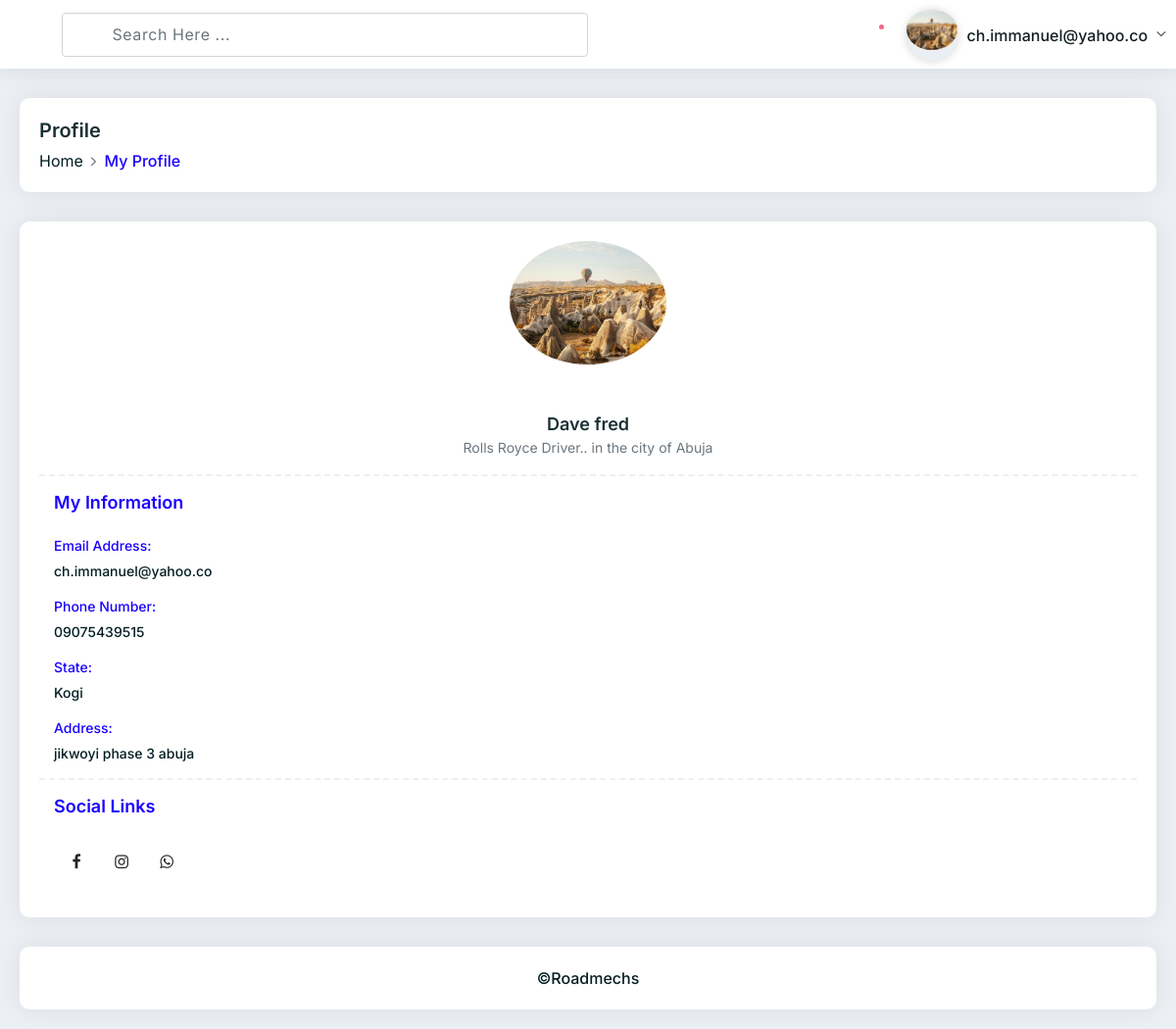
/view/myprofile_d.php (signed in), run on the app's committed database.
### tables this page shows
CREATE TABLE `users` (
  `id` bigint(250) NOT NULL,
  `fullname` varchar(50) DEFAULT NULL,
  `email` varchar(50) DEFAULT NULL,
  `password` varchar(255) NOT NULL,
  `bio` varchar(100) DEFAULT NULL,
  `state` varchar(50) DEFAULT NULL,
  `profile_pic` varchar(250) DEFAULT 'default_img.png',
  `phone_no` varchar(50) DEFAULT NULL,
  `pay_rate` bigint(50) DEFAULT 0,
  `wallet` varchar(255) DEFAULT NULL,
  `address` varchar(100) DEFAULT NULL,
  `fb_uname` varchar(50) DEFAULT NULL,
  `wa_no` varchar(50) DEFAULT NULL,
  `insta_uname` varchar(50) DEFAULT NULL,
  `notification` int(10) NOT NULL DEFAULT 0 COMMENT ' 1= checked, 0 = unchecked',
  `role` varchar(100) NOT NULL
);

### functions.php (called while the page is built, shortened)
<?php
function getUserProfile($conn, $email) {
    $stmt = $conn->prepare("SELECT * FROM users WHERE email=?");
    $stmt->bind_param("s", $email);
    $stmt->execute();
    $user = $stmt->get_result()->fetch_assoc();
    $profile = [];
    $profile['profile_pic'] = !empty($user['profile_pic']) ? "../uploads/" . $user['profile_pic'] : "../uploads/default_img.png";
    $profile['fullname']    = !empty($user['fullname']) ? $user['fullname'] : "User";
    $profile['email']    = !empty($user['email']) ? $user['email'] : "No Email";
    $profile['bio']         = !empty($user['bio']) ? $user['bio'] : "No bio provided";
    $profile['phone_no']    = !empty($user['phone_no']) ? $user['phone_no'] : "N/A";
    $profile['state']       = !empty($user['state']) ? $user['state'] : "N/A";
    $profile['address']     = !empty($user['address']) ? nl2br($user['address']) : "N/A";
    $profile['pay_rate']    = !empty($user['pay_rate']) ? $user['pay_rate'] : 0;
    $profile['wallet']    = !empty($user['wallet']) ? $user['wallet'] : "N/A";
    $profile['fb_uname']    = !empty($user['fb_uname']) ? $user['fb_uname'] : "";
    $profile['insta_uname'] = !empty($user['insta_uname']) ? $user['insta_uname'] : "";
    $profile['wa_no']       = !empty($user['wa_no']) ? $user['wa_no'] : "";
    $profile['facebook_url']  = !empty($profile['fb_uname']) ? "https://www.facebook.com/" . ltrim($profile['fb_uname'], "@") : "#";
    $profile['instagram_url'] = !empty($profile['insta_uname']) ? "https://www.instagram.com/" . ltrim($profile['insta_uname'], "@") : "#";
    $profile['whatsapp_url']  = !empty($profile['wa_no']) ? "https://wa.me/" . preg_replace("/[^0-9]/", "", $profile['wa_no']) : "#";
    return $profile;
}

### view/myprofile_d.php (the view, shortened to what this page needs)
<?php
include "../config.php";
include "../functions.php";
$email = $_SESSION['email'];
$profile = getUserProfile($conn, $email);
?>
<!DOCTYPE html>
<html>
<head>
	<link rel="stylesheet" type="text/css" href="vendors/styles/core.css">
	<link rel="stylesheet" type="text/css" href="vendors/styles/icon-font.min.css">
	<link rel="stylesheet" type="text/css" href="src/plugins/cropperjs/dist/cropper.css">
	<link rel="stylesheet" type="text/css" href="vendors/styles/style.css">
</head>
<body>
		<div class="header">
		<div class="header-left">
			<div class="menu-icon dw dw-menu"></div>
			<div class="header-search">
				<form method="post" action="#" enctype="multipart/form-data">
					<div class="form-group mb-0">
						<i class="dw dw-search2 search-icon"></i>
						<input type="text" class="form-control search-input" placeholder="Search Here ...">
					</div>
				</form>
			</div>
		</div>
		<div class="header-right">
			<div class="user-notification">
				<div class="dropdown">
					<a class="dropdown-toggle no-arrow" href="#" role="button" data-toggle="dropdown">
						<i class="icon-copy dw dw-notification"></i>
						<span class="badge notification-active"></span>
					</a>
				</div>
			</div>
			<div class="user-info-dropdown">
				<div class="dropdown">
					<a class="dropdown-toggle" href="#" role="button" data-toggle="dropdown">
						<span class="user-icon">
							<img src="<?= $profile['profile_pic'] ?>" alt="profile pic">
						</span>
						<span class="user-name">
							<?php echo($_SESSION['email']);?>
						</span>
					</a>
				</div>
			</div>
		</div>
	</div>
	<div class="main-container">
		<div class="pd-ltr-20 xs-pd-20-10">
			<div class="min-height-200px">
				<div class="page-header">
					<div class="row">
						<div class="col-md-12 col-sm-12">
							<div class="title">
								<h4>Profile</h4>
							</div>
							<nav aria-label="breadcrumb" role="navigation">
								<ol class="breadcrumb">
									<li class="breadcrumb-item"><a href="./dashboard_d.php">Home</a></li>
									<li class="breadcrumb-item active" aria-current="page">My Profile</li>
								</ol>
							</nav>
						</div>
					</div>
				</div>
				<div class="row">
					<div class="col-xl-12 col-lg-12 col-md-12 col-sm-12 mb-30">
						<div class="pd-20 card-box height-100-p">
							<div class="profile-photo">
								<img src="<?= $profile['profile_pic'] ?>" alt="profile image" class="avatar-photo">
							</div>
							<h5 class="text-center h5 mb-0"><?= $profile['fullname'] ?></h5>
							<p class="text-center text-muted font-14"><?= $profile['bio'] ?></p>
							<div class="profile-info">
								<h5 class="mb-20 h5 text-blue">My Information</h5>
								<ul>
									<li>
										<span>Email Address:</span>
										<?= $profile['email'] ?>
									</li>
									<li>
										<span>Phone Number:</span>
										<?= $profile['phone_no'] ?>
									</li>
									<li>
										<span>State:</span>
										<?= $profile['state'] ?>
									</li>
									<li>
										<span>Address:</span>
										<?= $profile['address'] ?>
									</li>
								</ul>
							</div>
							<div class="profile-social">
								<h5 class="mb-20 h5 text-blue">Social Links</h5>
								<ul class="clearfix">
									<li><a href="<?php echo $profile['facebook_url'] ?>" target="_blank" class="btn" data-bgcolor="#3b5998" data-color="#ffffff"><i class="fa fa-facebook"></i></a></li>
									<li><a href="<?php echo $profile['instagram_url']; ?>" target="_blank" class="btn" data-bgcolor="#f46f30" data-color="#ffffff"><i class="fa fa-instagram"></i></a></li>
									<li><a href="<?php echo $profile['whatsapp_url']; ?>" target="_blank" class="btn" data-bgcolor="#00b489" data-color="#ffffff"><i class="fa fa-whatsapp"></i></a></li>
								</ul>
							</div>
						</div>
					</div>
				</div>
			</div>
			<div class="footer-wrap pd-20 mb-20 card-box">
				&copy;Roadmechs
			</div>
		</div>
	</div>
</body>
</html>

### data on the page
users: fullname "Dave fred", bio "Rolls Royce Driver.. in the city of Abuja", email "ch.immanuel@yahoo.co", phone_no "09075439515", state "Kogi", address "jikwoyi phase 3 abuja"

### other printed values
$_SESSION['email'] "ch.immanuel@yahoo.co"
